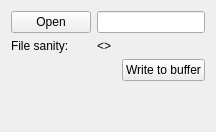
     <widget class="QWidget" name="src_xmlfile">
      <attribute name="title">
       <string>src:xmlfile</string>
      </attribute>
      <layout class="QGridLayout" name="gridLayout_2">
       <item row="0" column="0">
        <widget class="QPushButton" name="pb_txtOpen">
         <property name="text">
          <string>Open</string>
         </property>
        </widget>
       </item>
       <item row="0" column="1">
        <widget class="QLineEdit" name="le_txtFilepath"/>
       </item>
       <item row="1" column="0">
        <widget class="QLabel" name="lbl_txtValidity">
         <property name="text">
          <string>File sanity:</string>
         </property>
        </widget>
       </item>
       <item row="1" column="1">
        <widget class="QLabel" name="lbl_txtSanity">
         <property name="text">
          <string>&lt;&gt;</string>
         </property>
        </widget>
       </item>
       <item row="2" column="0" colspan="2">
        <layout class="QHBoxLayout" name="horizontalLayout">
         <item>
          <spacer name="horizontalSpacer">
           <property name="orientation">
            <enum>Qt::Horizontal</enum>
           </property>
           <property name="sizeHint" stdset="0">
            <size>
             <width>40</width>
             <height>20</height>
            </size>
           </property>
          </spacer>
         </item>
         <item>
          <widget class="QPushButton" name="pb_txtWrite">
           <property name="text">
            <string>Write to buffer</string>
           </property>
           <property name="checkable">
            <bool>false</bool>
           </property>
          </widget>
         </item>
        </layout>
       </item>
       <item row="3" column="0">
        <spacer name="verticalSpacer">
         <property name="orientation">
          <enum>Qt::Vertical</enum>
         </property>
         <property name="sizeHint" stdset="0">
          <size>
           <width>20</width>
           <height>40</height>
          </size>
         </property>
        </spacer>
       </item>
      </layout>
     </widget>
